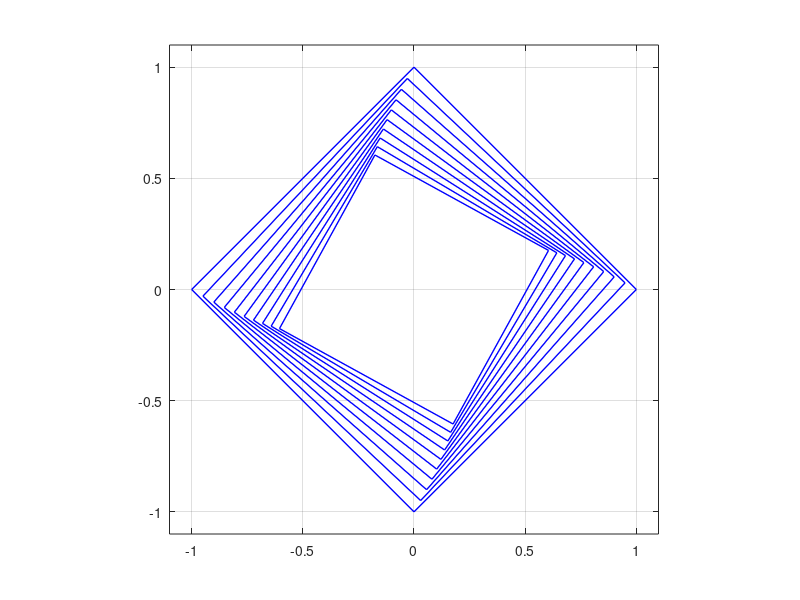

Reproduce this figure in MATLAB.
iterations = 10;
angleIncrement = pi/100;
lengthDecrement = 1/20;
figure(1);
clf
function drawSquares(len, angle, angInc, lengthDecrement, iterations)
  pt1 = len*[cos(angle); sin(angle)];
  rot = [cos(pi/2) -sin(pi/2); sin(pi/2) cos(pi/2)];
  pt2 = rot*pt1;
  pt3 = rot*pt2;
  pt4 = rot*pt3;
  plot([pt1(1), pt2(1), pt3(1), pt4(1), pt1(1)], [pt1(2), pt2(2), pt3(2), pt4(2), pt1(2)], 'b', 'linewidth', 1);
  axis image;
  axis([-1.1 1.1 -1.1 1.1]);
  grid on
  hold on
  pause(0.3)
  if iterations - 1 > 0
    drawSquares(len-len*lengthDecrement, angle+angInc, angInc, lengthDecrement, iterations-1);
  endif
endfunction
drawSquares(1, 0, angleIncrement, lengthDecrement, iterations)
